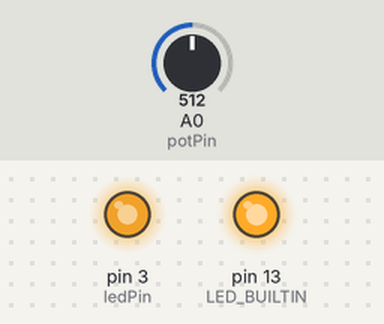
This sketch was run on a simulated Arduino Uno, built with avr-gcc and run on an emulated ATmega328P. On the bench: output pins drawn as LEDs (lit = HIGH). The inputs (shaded band) are chosen by the test bench; at power-on: A0 (potPin) = 512. Random numbers use the default seed unless the sketch sets one. At 25.0 s the program stops and its outputs stay as they are.

Above: at 5.8 s.
5.9 s: A0 (potPin) set to 716
At 6.7 s:
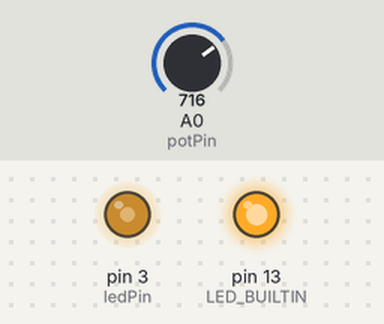
7.4 s: A0 (potPin) set to 900
At 7.9 s:
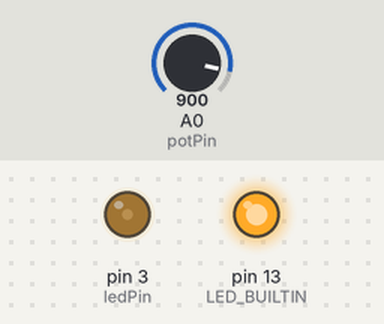
Timing chart, 0 to 26.5 s (numbered marks = the images above; inputs shaded):
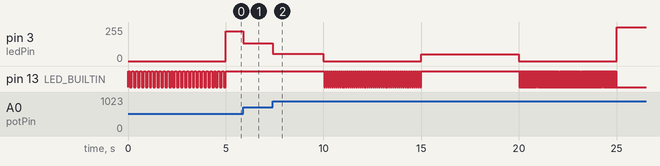

The sketch:

analogio.ino
```cpp
/*
https://youtube.com/shorts/op5e5Yg1-uc?feature=share

Cameron Martin
CSC 2463 Physical Assignment 2
Analog I/O

Game Objective: The player is trying to get the LED as bright as possible by turning the potentiometer.
Rules: The Built-in LED will blink to indicate the starting of a new turn, then the player must turn the potentiometer to find where the LED is the brightest.
  Then, the Built-in LED will blink to indicate player 2's turn, who must also try to get the LED as bright as possible.
  Whoever's light was brighter wins. If player 1 wins, the LED will turn solid, if player 2 wins it will turn off,
  and if there is a perfect tie it will blink rapidly.
Challenge: The potentiometer has a sweet-spot selected randomly every time the dial is ready to turn,
  so the player must be quick (5 second time limit) in finding it.
Interaction: The players interact with the game through the turning of the Potentiometer, which dictates the brightness of the LED (representing their score).
*/

int potPin = A0; // Potentiometer outputs to Analog In 0
int ledPin = 3; // LED input comes from Digital Pin 3 (PWM)

int potVal = 0; // Variable for current Potentiometer value
int potMin = 0; // Variable for minimum Potentiometer value
int potMax = 1023; // Variable for maximum Potentiometer value

int outVal = 0; // Variable for converted Potentiometer value for analog output
int targetVal = 500; // Target value for Potentiometer for brightest output

// Ints for player scores (their outVal)
int playerOneScore = 1;
int playerTwoScore = 1;

void setup() {
  pinMode(potPin, INPUT);
  pinMode(ledPin, OUTPUT);
  pinMode(LED_BUILTIN, OUTPUT);
}

void loop() {
  // Blink Built-in LED for 5 seconds before player 1's turn
  while (millis() < 5000) {
    digitalWrite(LED_BUILTIN, HIGH);
    delay(100);
    digitalWrite(LED_BUILTIN, LOW);
    delay(100);
  }

  // Light Built-in LED while player 1 takes turn
  digitalWrite(LED_BUILTIN, HIGH);

  // Generate random value for targetVal for player 1's turn
  targetVal = random(potMin, potMax);

  // During player 1's turn (5 seconds),
  while (millis() < 10000) {

    // Read in Potentiometer value
    potVal = analogRead(potPin);
    // Convert Potentiometer value to 0:255 for analog output
    if (potVal < targetVal) {
      outVal = map(potVal, potMin, targetVal, 0, 255);
    }
    else outVal = map(potVal, targetVal, potMax, 255, 0);

    // Set brightness of LED according to outVal
    analogWrite(ledPin, outVal);
  }

  // Save outVal as player 1's score
  playerOneScore = outVal;

  // Turn off LED after player 1's turn
  analogWrite(ledPin, 0);

  // Blink Built-in LED faster for 5 seconds before player 2's turn
  while (millis() < 15000) {
    digitalWrite(LED_BUILTIN, HIGH);
    delay(50);
    digitalWrite(LED_BUILTIN, LOW);
    delay(50);
  }

  // Light Built-in LED while player 2 takes turn
  digitalWrite(LED_BUILTIN, HIGH);

  // Generate random value for targetVal for player 2's turn
  targetVal = random(potMin, potMax);

  // During player 2's turn (5 seconds),
  while (millis() < 20000) {

    // Read in Potentiometer value
    potVal = analogRead(potPin);
    // Convert Potentiometer value to 0:255 for analog output
    if (potVal < targetVal) {
      outVal = map(potVal, potMin, targetVal, 0, 255);
    }
    else outVal = map(potVal, targetVal, potMax, 255, 0);

    // Set brightness of LED according to outVal
    analogWrite(ledPin, outVal);
  }

  // Save outVal as player 2's score
  playerTwoScore = outVal;

  // Turn off LED after player 2's turn
  analogWrite(ledPin, 0);

  // Blink Built-in LED rapidly for 5 seconds before announcing winner
  while (millis() < 25000) {
    digitalWrite(LED_BUILTIN, HIGH);
    delay(25);
    digitalWrite(LED_BUILTIN, LOW);
    delay(25);
  }

  // If player 1 is the victor, the LED will turn on
  if (playerOneScore > playerTwoScore) {
    while (true) analogWrite(ledPin, 255);
  }
  // If player 2 is the victor, the LED will stay off
  else if (playerOneScore < playerTwoScore) {
    while (true) analogWrite(ledPin, 0);
  }
  // If the players tie, the LED will blink
  else {
    while (true) {
      analogWrite(ledPin, 255);
      delay(100);
      analogWrite(ledPin, 0);
      delay(100);
    }
  }
}
```

Measured:
- after the input at 5.9 s, pin 3 (ledPin): 224/255 → 135/255 at once
